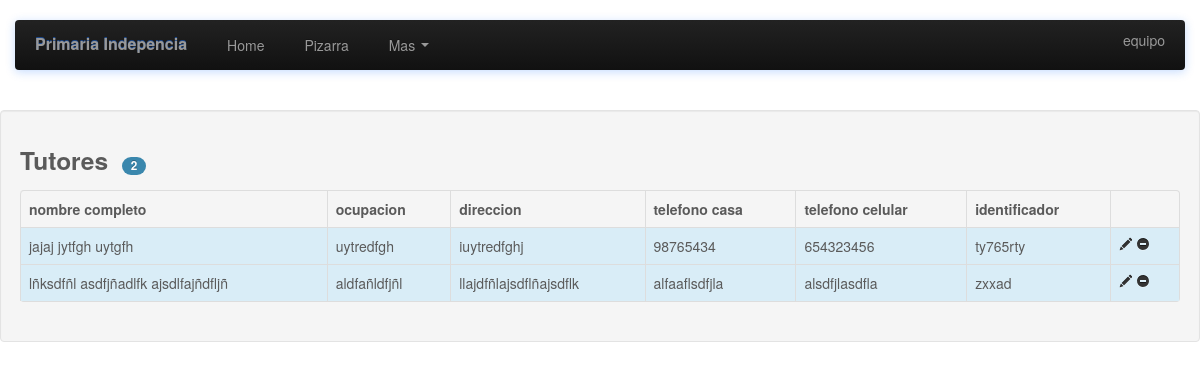
Before: /tutor/ (signed in) with the older database file.
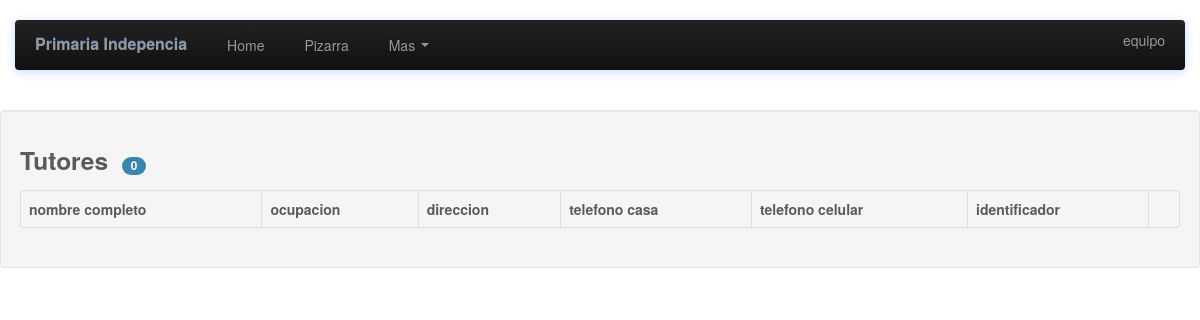
After: the same page with the newer database file.
### apps/calificaciones/models.py (models this page shows, shortened)
class Tutor(models.Model):
	nombreT = models.CharField(max_length=50, blank=True)
	apellidoPt = models.CharField(max_length=50, blank=True)
	apellidoMt= models.CharField(max_length=50, blank=True)
	ocupacion= models.CharField(max_length=50, blank=True)
	direccion= models.CharField(max_length=50, blank=True)
	telefonoCasa= models.CharField(max_length=50, blank=True)
	telefonoCel= models.CharField(max_length=50, blank=True)
	idT= models.CharField(max_length=50, blank=True)

### apps/calificaciones/views.py (the view)
# urls.py: url(r'^tutor/$', tutor.as_view(), name='tutor'),
class tutor(ListView):
	template_name = 'calificaciones/tutor.html'
	model= Tutor
	context_object_name = 'tutores'

### templates/calificaciones/tutor.html (shortened to what this page needs)
<!DOCTYPE html>
<html lang="en">
  <head>
  <link href="{{MEDIA_URL}}bootstrap/css/bootstrap.css" rel="stylesheet">
  <link href="{{MEDIA_URL}}bootstrap/css/bootstrap-responsive.css" rel="stylesheet">
  </head>
  <body>
    <div class="navbar-wrapper">
      <div class="container">
        <div class="navbar navbar-inverse">
          <div class="navbar-inner">
            <a class="brand" href="#">Primaria Indepencia</a>
            <div class="nav-collapse collapse">
              <ul class="nav">
               <li><a href="/">Home</a></li>
                <li><a href="pizarra.html">Pizarra</a></li>
                <li class="dropdown">
                  <a href="#" class="dropdown-toggle" data-toggle="dropdown">Mas <b class="caret"></b></a>
                </li>
              </ul>
            </div>
            <p align="right" class="navbar-text">
            <a href="#" class="navbar-link">{{user.username}}</a></p>
          </div>
        </div>
      </div>
    </div>
<table width="200" border="0">
  <tr>
    <td>&nbsp;</td>
  </tr>
  <tr>
    <td>&nbsp;</td>
  </tr>
  <tr>
    <td>&nbsp;</td>
  </tr>
  <tr>
    <td>&nbsp;</td>
  </tr>
  <tr>
    <td>&nbsp;</td>
  </tr>
</table>
  <div class="well">
<div class="panel panel-info">
  <div class="panel-heading">
  {% if user.is_authenticated %}
   <h3 class="panel-title">Tutores&nbsp;&nbsp;<span class="badge badge-info">{{tutores.count}}</span></h3>
  </div>
  <div class="panel-body">
<table class="table table-bordered table-hover sortable-theme-bootstrap" data-sortable="true" data-toggle="table">
    <thead>
    <tr>
        <th>nombre completo</th>
        <th>ocupacion</th>
        <th>direccion</th>
        <th>telefono casa</th>
        <th>telefono celular</th>
        <th>identificador</th>
        <th></th>
    </tr>
    </thead>
  <tbody>
  {% for tutor in tutores %}
  <tr class="info">
        <td>{{tutor.nombreT}}&nbsp;{{tutor.apellidoPt}}&nbsp;{{tutor.apellidoMt}}</td>
        <td>{{tutor.ocupacion}}</td>
        <td>{{tutor.direccion}}</td>
        <td>{{tutor.telefonoCasa}}</td>
        <td>{{tutor.telefonoCel}}</td>
        <td>{{tutor.idT}}</td>
    <td><a href="/"><i class="icon-pencil"></i></a>
    <a href="/"><i class="icon-minus-sign"></i></a></td>
    {% endfor %}
  </tr>
</tbody>
</table>
{% else %}
    <h2 class="form-signin-heading">Usted no esta autorizado</h2>
    {% endif %}
  </div>
</div>
</div>
  </body>
</html>

Changed rows visible on the page:
removed Tutor: nombreT "jajaj", apellidoPt "jytfgh", apellidoMt "uytgfh", ocupacion "uytredfgh", direccion "iuytredfghj", telefonoCasa "98765434", telefonoCel "654323456", idT "ty765rty"
removed Tutor: nombreT "lñksdfñl", apellidoPt "asdfjñadlfk", apellidoMt "ajsdlfajñdfljñ", ocupacion "aldfañldfjñl", direccion "llajdfñlajsdflñajsdflk", telefonoCasa "alfaaflsdfjla", telefonoCel "alsdfjlasdfla", idT "zxxad"
Other visible differences:
{{ tutores.count }}: "2" → "0"
